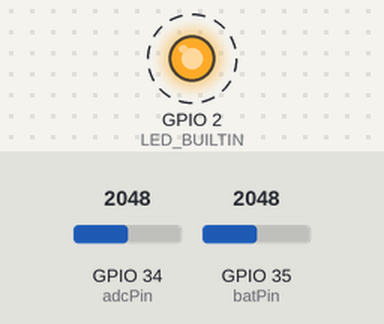
This sketch was run on a simulated ESP32. On the bench: output pins drawn as LEDs (lit = HIGH). Dashed ring = blinking. The inputs (shaded band) are chosen by the test bench; at power-on: GPIO 34 (adcPin) = 2048, GPIO 35 (batPin) = 2048. What the sketch prints to the serial monitor is not drawn.

Above: at 1.0 s.
Timing chart, 0 to 4.7 s (numbered marks = the images above):
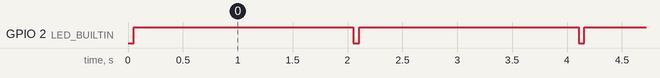

The sketch:

AnalogOut34_35.ino
```cpp
/* Blink */
// LED_BUILTIN = 5;  // WEMOS LOLIN32 - 115200 baud

int adcPin = 34;
int batPin = 35;
int adcValue = 0;
int batValue = 0;

void setup() {
  pinMode(LED_BUILTIN, OUTPUT);
  Serial.begin(115200);
  Serial.println("Lets start!");
}

void loop() {
  digitalWrite(LED_BUILTIN, LOW);
  adcValue = analogRead(adcPin);
  Serial.print("34 has ");
  Serial.print(adcValue);
  batValue = analogRead(batPin);
  Serial.print(" and battery value is ");
  Serial.println(batValue);
  Serial.print("Voltage is: ");
  Serial.print(int(adcValue * 0.826 + 150));
  Serial.print(" and Battery voltage is ");
  Serial.println(int((batValue * 0.826 + 150)*2));
  delay(50);
  digitalWrite(LED_BUILTIN, HIGH);
  delay(2000);
}
```

Measured:
- by itself, GPIO 2 (LED_BUILTIN): alternates HIGH for 2.0 s and LOW for 0.05 s
